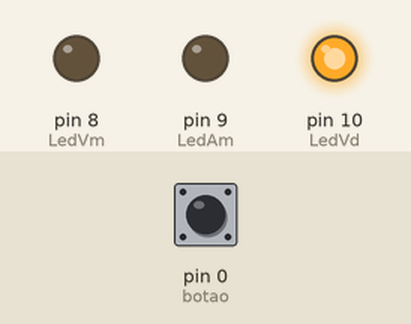
Bench run of a sketch on a simulated Arduino Uno, built with avr-gcc and run on an emulated ATmega328P. On the bench: output pins drawn as LEDs (lit = HIGH). Inputs (shaded band) come from the test bench; at power-on: pin 0 (botao) HIGH.

Above: at 1.2 s.
1.3 s: pin 0 (botao) pulled LOW for 0.15 s
At 4.5 s:
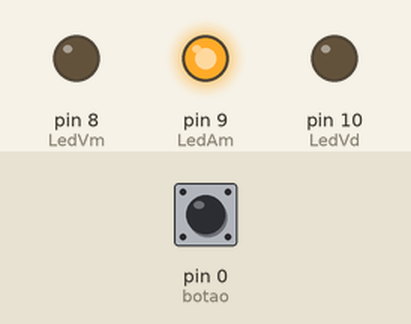
7.4 s: pin 0 (botao) pulled LOW for 3.2 s
At 14.5 s:
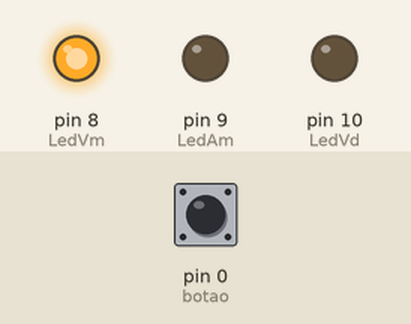
Timing chart, 0 to 16.8 s (numbered marks = the images above; inputs shaded):
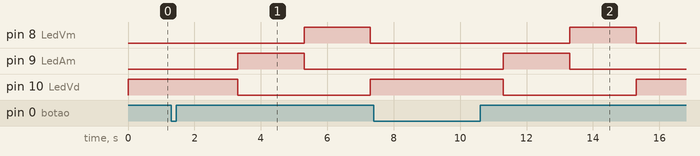

The sketch:

Semaforo-Pedestre.ino
```cpp
#define LedVd 10
#define LedAm 9
#define LedVm 8
#define tempo 2000
#define botao 0

void setup() {
  // put your setup code here, to run once:
  pinMode(LedVd, OUTPUT);
  pinMode(LedAm, OUTPUT);
  pinMode(LedVm, OUTPUT);
  pinMode(botao, INPUT_PULLUP);
  digitalWrite(LedVd, HIGH);

}

void loop() {
  if (digitalRead(botao) == LOW){
  delay(tempo);
  semaforo();
  }

  // put your main code here, to run repeatedly:

}

void semaforo()
{
  digitalWrite(LedVd, LOW);
  digitalWrite(LedAm, HIGH);
  digitalWrite(LedVm, LOW);
  delay(tempo);

  digitalWrite(LedVm, HIGH);
  digitalWrite(LedAm, LOW);
  delay(tempo);

  digitalWrite(LedVd, HIGH);
  digitalWrite(LedVm, LOW);
  delay(tempo);
}
```

Measured:
- after the input at 1.3 s, pin 8 (LedVm): LOW → HIGH after 4.0 s, → LOW 2.0 s later; pin 9 (LedAm): LOW → HIGH after 2.0 s, → LOW 2.0 s later; pin 10 (LedVd): HIGH → LOW after 2.0 s, → HIGH 4.0 s later
- after the input at 7.4 s, pin 8 (LedVm): LOW → HIGH after 5.9 s, → LOW 2.0 s later; pin 9 (LedAm): LOW → HIGH after 3.9 s, → LOW 2.0 s later; pin 10 (LedVd): HIGH → LOW after 3.9 s, → HIGH 4.0 s later
